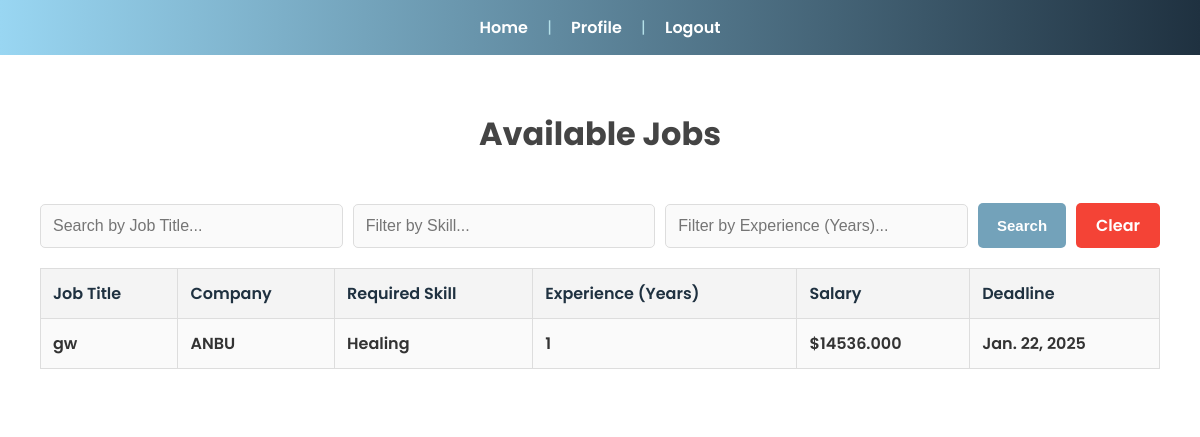
The page /seeker/jobs/ (signed in) on the database its author committed.
### jobs/models.py (models this page shows, shortened)
class jobs(models.Model):
    job_id = models.AutoField(primary_key=True)
    c_username = models.ForeignKey(company, on_delete=models.CASCADE, related_name="job_posted")
    req_skill = models.CharField(max_length=50)
    title = models.CharField(max_length=100)
    limit = models.IntegerField()
    salary = models.DecimalField(max_digits=10, decimal_places=3)
    description = models.CharField(max_length=400)
    req_experience = models.IntegerField()
    deadline = models.DateField()

class company(models.Model):
    c_username = models.OneToOneField(user, on_delete=models.CASCADE, primary_key=True, related_name="company")
    company_name = models.CharField(max_length=100)
    company_type = models.CharField(max_length=100)
    establishment_year = models.DateField()

### jobs/views.py (the view)
# urls.py: path('seeker/jobs/', views.view_jobs, name='view_jobs'),
def view_jobs(request):
    search_query = request.GET.get('search', '') # Get search query ('search') from URL also default value is empty string ('')
    skill_filter = request.GET.get('skill', '')
    experience_filter = request.GET.get('experience', '')
    user_instance = user.objects.get(username=request.session['username'])
    if hasattr(user_instance, "job_seeker"):
        user_type = "Job Seeker"
    else:
        user_type = "Company"
    all_jobs = jobs.objects.all()
    if search_query:
        all_jobs = all_jobs.filter(title__icontains=search_query) #__icontains is case-insensitive
    if skill_filter:
        all_jobs = all_jobs.filter(req_skill__icontains=skill_filter)
    if experience_filter:
        all_jobs = all_jobs.filter(req_experience__lte=experience_filter)  # __lte is Less than or equal to
    context = {
        'jobs': all_jobs,
        'search_query': search_query,
        'skill_filter': skill_filter,
        'experience_filter': experience_filter,
        'user_type': user_type
    }
    return render(request, 'jobs/view_jobs.html', context)

### jobs/templates/jobs/view_jobs.html (shortened to what this page needs)
<!DOCTYPE html>
<html lang="en">
<head>
    {% load static %}
    <link rel="stylesheet" href="{% static 'jobs/view_jobs.css' %}">
</head>
<body>
    <nav>
        <a href="{% url 'home' %}">Home</a> |
        {% if user_type == "Job Seeker" %}
        <a href="{% url 'seeker_dashboard' %}">Profile</a> |
        {% elif user_type == "Company" %}
        <a href="{% url 'company_dashboard' %}">Profile</a> |
        {% endif %}
        <a href="{% url 'user_logout' %}">Logout</a>
    </nav>
    <div class="content">
        <h1 class="welcome">Available Jobs</h1>
        <form method="get" class="search-bar">
            <input type="text" name="search" value="{{ search_query }}" placeholder="Search by Job Title...">
            <input type="text" name="skill" value="{{ skill_filter }}" placeholder="Filter by Skill...">
            <input type="number" name="experience" value="{{ experience_filter }}" placeholder="Filter by Experience (Years)...">
            <button type="submit">Search</button>
            <a href="{% url 'view_jobs' %}" class="clear-search">Clear</a>
        </form>
        <table>
            <thead>
                <tr>
                    <th>Job Title</th>
                    <th>Company</th>
                    <th>Required Skill</th>
                    <th>Experience (Years)</th>
                    <th>Salary</th>
                    <th>Deadline</th>
                </tr>
            </thead>
            <tbody>
                {% for job in jobs %}
                <tr>
                    <td>{{ job.title }}</td>
                    <td>{{ job.c_username.company_name }}</td>
                    <td>{{ job.req_skill }}</td>
                    <td>{{ job.req_experience }}</td>
                    <td>${{ job.salary }}</td>
                    <td>{{ job.deadline }}</td>
                </tr>
                {% empty %}
                <tr>
                    <td colspan="7">No jobs available at the moment.</td>
                </tr>
                {% endfor %}
            </tbody>
        </table>
    </div>
</body>
</html>

### jobs/static/jobs/view_jobs.css (style rules this page uses)
body { font-family: 'Poppins', sans-serif; margin: 0; padding: 0; background: #fff; color: #333; }
nav { background: #1f3140; background: linear-gradient(to right, #99d6f2, #1f3140); padding: 15px; text-align: center; color: #b4e0e8; }
nav a { color: #fff; margin: 0 15px; text-decoration: none; font-weight: 600; transition: color 0.3s ease; }
.content { max-width: 1300px; margin: 10px auto; background: #fff; padding: 40px; border-radius: 15px; }
.welcome { display: block; text-align: center; margin-top: 5px; margin-bottom: 45px; font-size: 2rem; color: #444; }
.search-bar { display: flex; justify-content: space-between; align-items: center; gap: 10px; margin-bottom: 20px; margin-top: 40px; }
.search-bar input { width: calc(30% - 10px); padding: 12px; border: 1px solid #ddd; border-radius: 5px; background: #fafafa; color: #333; font-size: 1rem; }
.search-bar button, .clear-search { padding: 10px 20px; border: none; border-radius: 5px; font-weight: 600; cursor: pointer; transition: background 0.3s ease; }
.search-bar button { background: #73A2BA; color: #fff; padding: 14px 19px; font-size: 15px; }
.clear-search { background: #f44336; color: #fff; text-decoration: none; display: inline-block; }
table { width: 100%; border-collapse: collapse; margin-top: 20px; }
table th, table td { padding: 12px; text-align: left; border: 1px solid #ddd; font-weight: 600; }
table th { background: #f4f4f4; color: #1f3140; }
table td { background: #fafafa; }

### rows shown on the page
jobs: title "gw", c_username.company_name "ANBU", req_skill "Healing", req_experience "1", salary "14536.000", deadline "Jan. 22, 2025"
